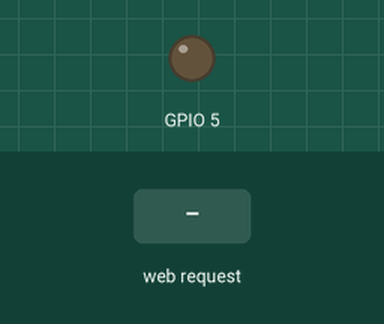
The sketch below on a simulated ESP32. Parts: output pins drawn as LEDs (lit = HIGH). The inputs (shaded band) are chosen by the test bench. WiFi joins after 1.5 s; servers stay silent unless stated; what the sketch prints to the serial monitor is not drawn.

Above: at 3.7 s.
3.8 s: HTTP request GET /on received
At 4.3 s:
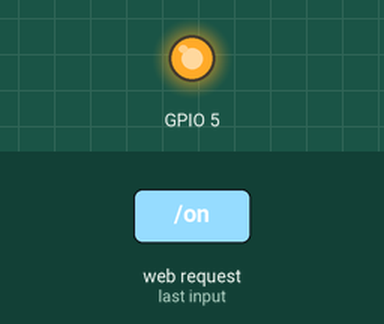
5.3 s: HTTP request GET /off received
At 6.6 s:
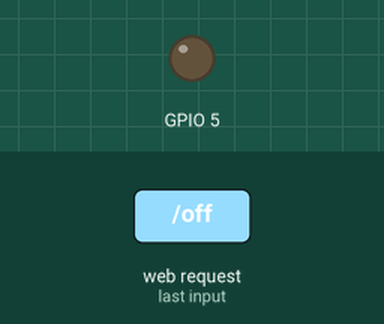
Timing chart, 0 to 8.3 s (numbered marks = the images above; inputs shaded):
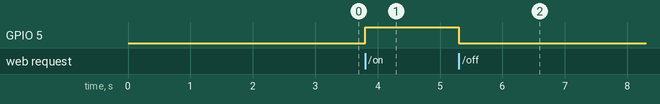

Measured:
- after the input at 3.8 s, GPIO 5: LOW → HIGH at once
- after the input at 5.3 s, GPIO 5: HIGH → LOW at once

The sketch:

webserver_esp32_led.ino
```cpp
#include <WiFi.h>
#include "wifi_passwords.h"

WiFiServer server(80);

void setup() {
  Serial.begin(115200);
  delay(1000);

  pinMode(5, OUTPUT);

  WiFi.begin(WIFI_SSID, WIFI_PASS);

  while(WiFi.status() != WL_CONNECTED) {
    delay(500);
    Serial.print(".");
  }
  Serial.print("\nConnesso: ");
  Serial.println(WiFi.localIP());

  server.begin();
}

void loop() {
  WiFiClient client = server.available();
  if (client) {
    Serial.println("nuova richiesta");
    String line = "";
    while (client.connected()) {
      if (client.available()) {
        char c = client.read();
        Serial.print(c);
        if (c == '\n') {

          if (line.indexOf("GET /on") >= 0) {
            digitalWrite(5, HIGH);
          }
          if (line.indexOf("GET /off") >= 0) {
            digitalWrite(5, LOW);
          }

          if (line.length() == 0) {
            //genero la risposta di ESP32
            client.println("HTTP/1.1 200 OK");
            client.println("Content-type:text/html");
            client.println("");

            client.println("<html><head><title>ESP32</title>");
            //client.println("<meta http-equiv=\"refresh\" content=\"2;url=http://192.168.1.99/\" />");
            client.println("</head>");
            client.println("<body><h1>Hello ESP32!</h1>");
            client.println("</body></html>");
            client.println("");

            break;
          } else {
            line = "";
          }
        } else if (c != '\r') {
          line += c;
        }
      }
    }
    client.stop();
    Serial.println("Scollego il client");
  }
}
```

wifi_passwords.h
```cpp
#ifndef _WIFI_PASSWORDS_H_
#define _WIFI_PASSWORDS_H_

#define WIFI_SSID "www.reelco.it"
#define WIFI_PASS "...."

#endif
```
